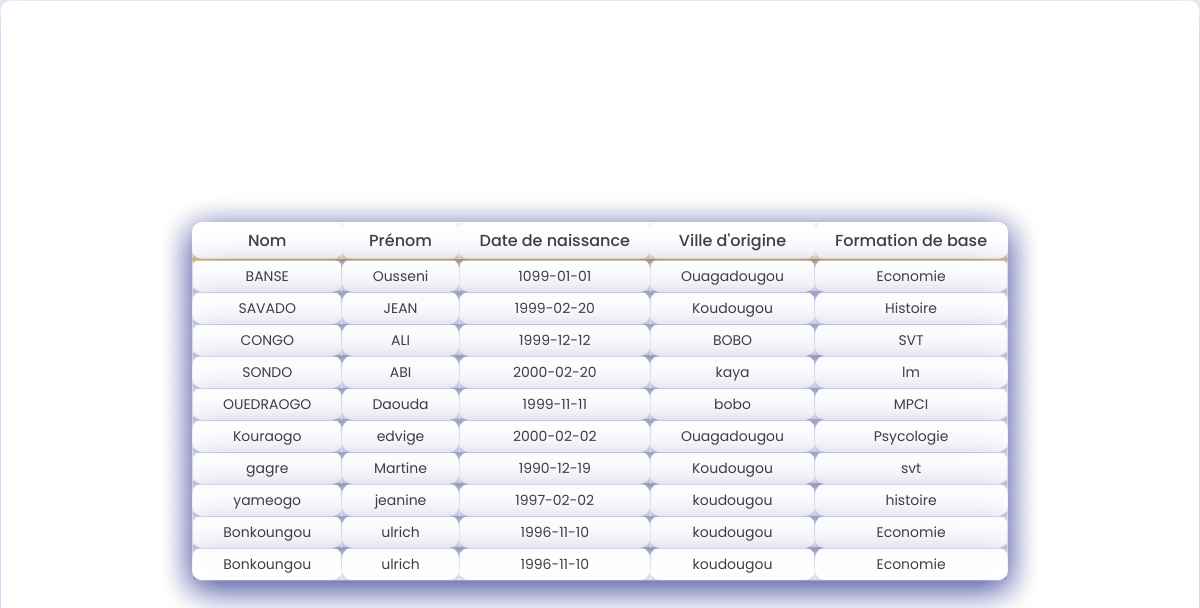
Page /rechercher.php on the committed database.
### tables this page shows
CREATE TABLE `employe` (
  `id` int UNSIGNED NOT NULL,
  `nom` varchar(30) NOT NULL,
  `prenom` varchar(30) NOT NULL,
  `date_de_naissance` date DEFAULT NULL,
  `ville` varchar(30) NOT NULL,
  `formation` varchar(30) NOT NULL,
  `reg_date` timestamp NULL DEFAULT CURRENT_TIMESTAMP ON UPDATE CURRENT_TIMESTAMP
);

### rechercher.php (the view, shortened to what this page needs)
<!DOCTYPE html>
<html lang="en">
<head>
    <link rel="stylesheet" href="formStyle.css">
</head>
<body>
    <table>
        <tr id="items">
            <th>Nom</th>
            <th>Prénom</th>
            <th>Date de naissance</th>
            <th>Ville d'origine</th>
            <th>Formation de base</th>
        </tr>
        <?php
        require_once 'connexion.php';
        $recherche = isset($_POST['search']) ? $_POST['search'] : '';
        $query = $conn->prepare('SELECT * FROM employe WHERE nom LIKE :recherche OR prenom LIKE :recherche OR date_de_naissance LIKE :recherche OR ville LIKE :recherche OR formation LIKE :recherche LIMIT 10');
        $query->bindValue(':recherche', '%' . $recherche . '%');
        $query->execute();
        while ($row = $query->fetch(PDO::FETCH_ASSOC)) {
            ?>
            <tr>
                <td>
                    <?= $row['nom'] ?>
                </td>
                <td>
                    <?= $row['prenom'] ?>
                </td>
                <td>
                    <?= $row['date_de_naissance'] ?>
                </td>
                <td>
                    <?= $row['ville'] ?>
                </td>
                <td>
                    <?= $row['formation'] ?>
                </td>
            </tr>
            <?php
        }
        ?>
</body>
</html>

### formStyle.css (style rules this page uses)
* { margin: 0; padding: 0; box-sizing: border-box; font-family: "Poppins", sans-serif; border-radius: 12px; border: 1px solid rgba(209, 213, 219, 0.3); background: rgba(255, 255, 255, 0.7); box-shadow: 0 8px 32px 0 rgba(31, 38, 135, 0.37); backdrop-filter: blur(1.5px); -webkit-backdrop-filter: blur(1.5px); border-radius: 10px; border: 1px solid rgba(255, 255, 255, 0.18); }
body { background-image: url("https://images.unsplash.com/photo-1519681393784-d120267933ba?ixid=MnwxMjA3fDB8MHxwaG90by1wYWdlfHx8fGVufDB8fHx8&ixlib=rb-1.2.1&auto=format&fit=crop&w=1124&q=100"); }
body { display: flex; align-items: center; justify-content: center; min-height: 100vh; }
table { border-collapse: collapse; color: #404040; }
th { font-size: 16px; border-bottom: 3px solid #ffcb61; padding: 5px 20px; font-weight: 500; }
td { font-weight: 400; padding: 5px 30px; font-size: 14px; text-align: center; }
tr:nth-child(2n) { background-color: #f6f8f8; }
tr:nth-child(2n) td { border-bottom: 1px solid #e0e0e0; border-top: 1px solid #e0e0e0; }

### rows in the picture
employe: nom "BANSE", prenom "Ousseni", date_de_naissance "1099-01-01", ville "Ouagadougou", formation "Economie"
employe: nom "SAVADO", prenom "JEAN", date_de_naissance "1999-02-20", ville "Koudougou", formation "Histoire"
employe: nom "CONGO", prenom "ALI", date_de_naissance "1999-12-12", ville "BOBO", formation "SVT"
employe: nom "SONDO", prenom "ABI", date_de_naissance "2000-02-20", ville "kaya", formation "lm"
employe: nom "OUEDRAOGO", prenom "Daouda", date_de_naissance "1999-11-11", ville "bobo", formation "MPCI"
employe: nom "Kouraogo", prenom "edvige", date_de_naissance "2000-02-02", ville "Ouagadougou", formation "Psycologie"
employe: nom "gagre", prenom "Martine", date_de_naissance "1990-12-19", ville "Koudougou", formation "svt"
employe: nom "yameogo", prenom "jeanine", date_de_naissance "1997-02-02", ville "koudougou", formation "histoire"
employe: nom "Bonkoungou", prenom "ulrich", date_de_naissance "1996-11-10", ville "koudougou", formation "Economie"
employe: nom "Bonkoungou", prenom "ulrich", date_de_naissance "1996-11-10", ville "koudougou", formation "Economie"
